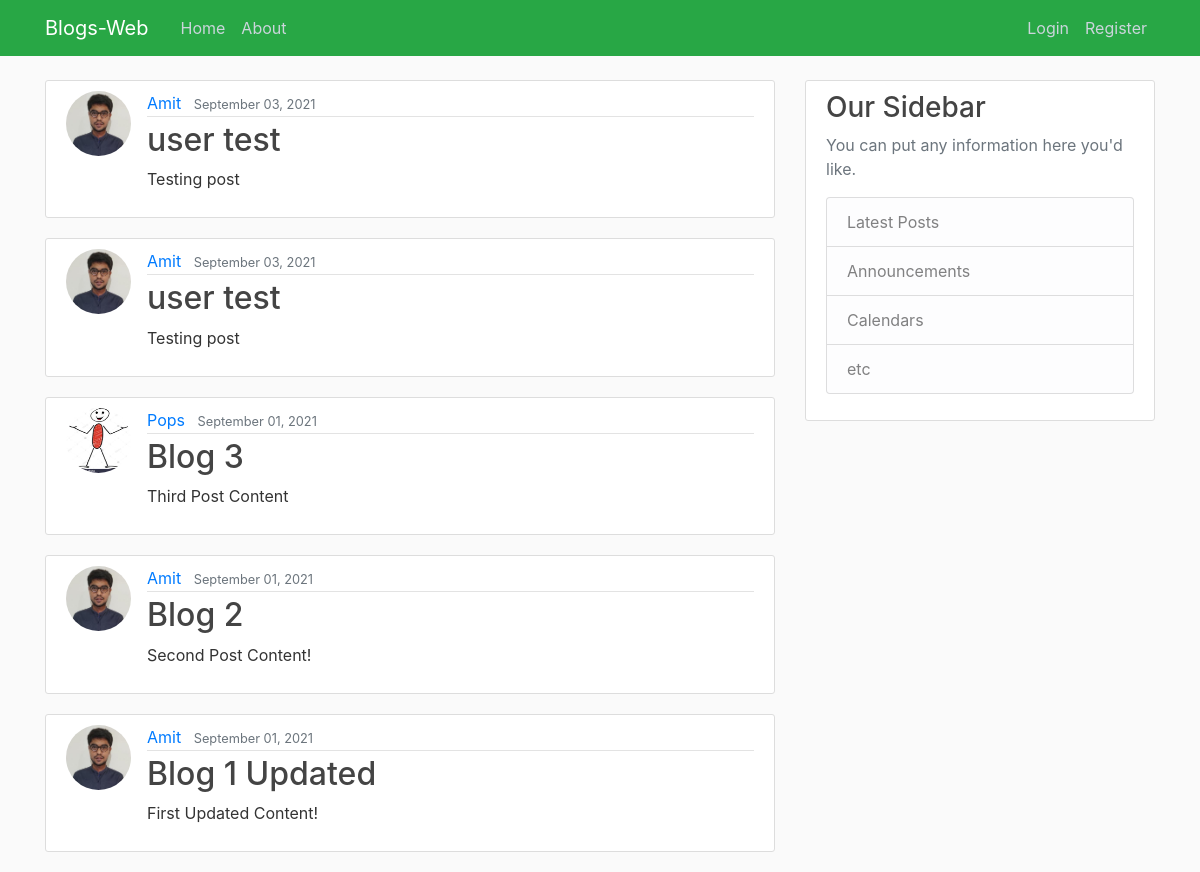
/, run on an earlier commit of the app's database.
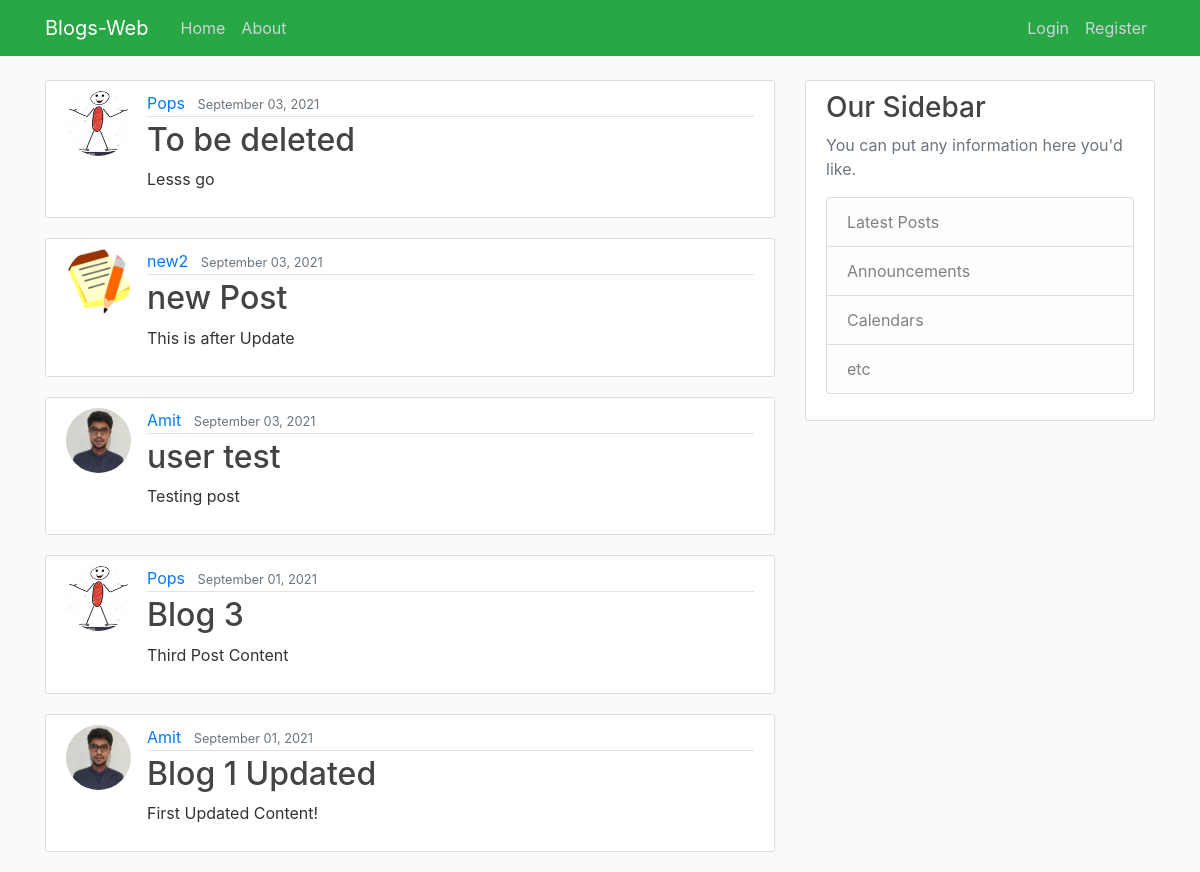
And on a later commit of the database.
### blog/models.py (models this page shows, shortened)
class Post(models.Model):
    title = models.CharField(max_length=100)
    content = models.TextField()
    date_posted = models.DateTimeField(default=timezone.now)
    author = models.ForeignKey(User, on_delete=models.CASCADE)

### users/models.py (models this page shows, shortened)
class Profile(models.Model):
    user = models.OneToOneField(User, on_delete=models.CASCADE)
    image = models.ImageField(default='default.jpg', upload_to='profile_pics')

### blog/views.py (the view)
# urls.py: path('', PostListView.as_view(), name='blog-home'),
class PostListView(ListView):
    model = Post
    template_name = 'blog/home.html'
    context_object_name = 'posts'
    ordering = ['-date_posted']
    paginate_by = 5

### blog/templates/blog/home.html
{% extends "blog/base.html" %}
{% block content %}
    {% for post in posts %}
        <article class="media content-section">
            <img class="rounded-circle article-img" src="{{ post.author.profile.image.url }}" >
            <div class="media-body">
            <div class="article-metadata">
                <a class="mr-2" href="#">{{ post.author }}</a>
                <small class="text-muted">{{ post.date_posted|date:"F d, Y" }}</small>
            </div>
            <h2><a class="article-title" href="{% url 'post-detail' post.id %}">{{ post.title }}</a></h2>
            <p class="article-content">{{ post.content }}</p>
            </div>
        </article>
    {% endfor %}
{% endblock content %}

### blog/templates/blog/base.html (shortened to what this page needs)
{% load static %}
<!DOCTYPE html>
<html lang="en">
<head>
    <link rel="stylesheet" href="https://maxcdn.bootstrapcdn.com/bootstrap/4.0.0/css/bootstrap.min.css">
    <link rel="stylesheet" type="text/css" href="{% static 'blog/main.css' %}">
</head>
<body>
    <header class="site-header">
        <nav class="navbar navbar-expand-md navbar-dark bg-success fixed-top">
          <div class="container">
            <a class="navbar-brand mr-4" href="{% url 'blog-home' %}">Blogs-Web</a>
            <div class="collapse navbar-collapse" id="navbarToggle">
              <div class="navbar-nav mr-auto">
                <a class="nav-item nav-link" href="{% url 'blog-home' %}">Home</a>
                <a class="nav-item nav-link" href="{% url 'blog-about' %}">About</a>
              </div>
              <div class="navbar-nav">
                {% if user.is_authenticated %}
                <a class="nav-item nav-link" href="{% url 'post-create' %}">New Post</a>
                  <a class="nav-item nav-link" href="{% url 'profile' %}">Profile</a>
                  <a class="nav-item nav-link" href="{% url 'logout' %}">Logout</a>
                {% else %}
                  <a class="nav-item nav-link" href="{% url 'login' %}">Login</a>
                  <a class="nav-item nav-link" href="{% url 'register' %}">Register</a>
                {% endif %}
              </div>
            </div>
          </div>
        </nav>
    </header>
    <main role="main" class="container">
        <div class="row">
          <div class="col-md-8">
            {% block content %}{% endblock %}
          </div>
          <div class="col-md-4">
            <div class="content-section">
              <h3>Our Sidebar</h3>
              <p class='text-muted'>You can put any information here you'd like.
                <ul class="list-group">
                  <li class="list-group-item list-group-item-light">Latest Posts</li>
                  <li class="list-group-item list-group-item-light">Announcements</li>
                  <li class="list-group-item list-group-item-light">Calendars</li>
                  <li class="list-group-item list-group-item-light">etc</li>
                </ul>
              </p>
            </div>
          </div>
        </div>
    </main>
</body>
</html>

### blog/static/blog/main.css (style rules this page uses)
body { background: #fafafa; color: #333333; margin-top: 5rem; }
h1, h2, h3, h4, h5, h6 { color: #444444; }
ul { margin: 0; }
.site-header .navbar-nav .nav-link { color: #cbd5db; }
.content-section { background: #ffffff; padding: 10px 20px; border: 1px solid #dddddd; border-radius: 3px; margin-bottom: 20px; }
.article-title { color: #444444; }
.article-content { white-space: pre-line; }
.article-img { height: 65px; width: 65px; margin-right: 16px; }
.article-metadata { padding-bottom: 1px; margin-bottom: 4px; border-bottom: 1px solid #e3e3e3 }

What changed in the data, as far as the page shows it:
removed Post: author.profile.image (picture), author "Amit", date_posted "September 03, 2021", title "user test", content "Testing post"
removed Post: author.profile.image (picture), author "Amit", date_posted "September 01, 2021", title "Blog 2", content "Second Post Content!"
added Post: author.profile.image (placeholder picture), author "Pops", date_posted "September 03, 2021", title "To be deleted", content "Lesss go"
added Post: author.profile.image (picture), author "new2", date_posted "September 03, 2021", title "new Post", content "This is after Update"
